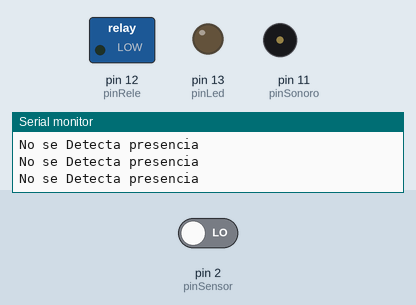
This sketch was run on a simulated Arduino Uno, built with avr-gcc and run on an emulated ATmega328P. Parts: switched loads named in the sketch (green lamp = pin HIGH), output pins drawn as LEDs (lit = HIGH), buzzer (waves = sounding), the last lines printed to the serial monitor. Inputs (shaded band) come from the test bench; at power-on: pin 2 (pinSensor) LOW.

Above: at 2.2 s.
2.3 s: pin 2 (pinSensor) driven HIGH
At 3.1 s:
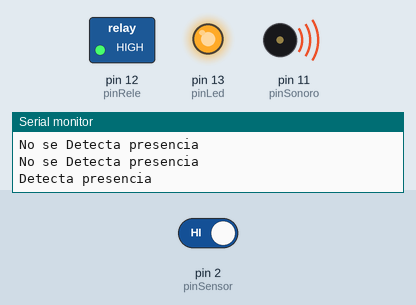
Timing chart, 0 to 5.3 s (numbered marks = the images above; inputs shaded):
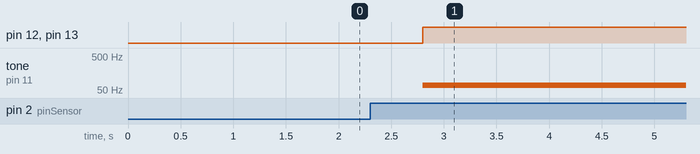

The sketch:

Ejercicio_Detccion_Humana_HC-SR501_Completo.ino
```cpp
//www.elbrujitocanaio.es
//Todo el código esta bajo licencia de la Creative Commons.
//Deteccion humana HC-SR501
///////////////////////////////////////////////////////////
#define pinSensor 2 //Señal del Sensor
#define pinLed 13 //Salida del Led
#define pinSonoro 11 //Salida altavoz
#define sonidoF 68 //Define frecuencia sonido(Tone())
#define pinRele 12 //Define salida para un relé
void setup() {
pinMode(pinSensor,INPUT);//sensor
pinMode(pinLed,OUTPUT);//led
pinMode(pinSonoro,OUTPUT);//sonido
pinMode(pinRele,OUTPUT);//rele
Serial.begin(9600);//Activo la salida serie

}

void loop() {
  boolean Pres = digitalRead (pinSensor);//Tomo valor booleano:H ó L
if (Pres == true){ //Si valor es H hay presencia
Serial.println("Detecta presencia");
digitalWrite(pinLed,HIGH);//Enciende el led
tone (pinSonoro,sonidoF);//Alarma sonora
digitalWrite(pinRele,HIGH);//Enciende el rele


delay(5000);//Tiempo de espera
}else{
Serial.println("No se Detecta presencia");//Si variable Pres = L
delay(100);
digitalWrite(pinRele,LOW);//Apaga el rele
digitalWrite(pinLed,LOW);//Apaga el led
noTone(pinSonoro);
delay(100);
}
delay(500);//Paro de un segundo
}
```

Measured:
- after the input at 2.3 s, pin 12 (pinRele), pin 13 (pinLed): LOW → HIGH after 0.50 s; tone on pin 11 (pinSonoro): silent → 68 Hz after 0.50 s
